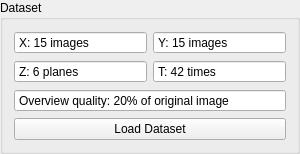
     <widget class="QGroupBox" name="groupBox_Dataset">
      <property name="sizePolicy">
       <sizepolicy hsizetype="Preferred" vsizetype="Maximum">
        <horstretch>0</horstretch>
        <verstretch>0</verstretch>
       </sizepolicy>
      </property>
      <property name="minimumSize">
       <size>
        <width>300</width>
        <height>0</height>
       </size>
      </property>
      <property name="maximumSize">
       <size>
        <width>300</width>
        <height>16777215</height>
       </size>
      </property>
      <property name="title">
       <string>Dataset</string>
      </property>
      <layout class="QGridLayout" name="gridLayout_10">
       <item row="3" column="0" colspan="2">
        <widget class="QPushButton" name="pushButton_DataLoad">
         <property name="text">
          <string>Load Dataset</string>
         </property>
        </widget>
       </item>
       <item row="0" column="0">
        <widget class="QSpinBox" name="spinBox_DataDim_X">
         <property name="buttonSymbols">
          <enum>QAbstractSpinBox::NoButtons</enum>
         </property>
         <property name="suffix">
          <string> images</string>
         </property>
         <property name="prefix">
          <string>X: </string>
         </property>
         <property name="minimum">
          <number>1</number>
         </property>
         <property name="value">
          <number>15</number>
         </property>
        </widget>
       </item>
       <item row="0" column="1">
        <widget class="QSpinBox" name="spinBox_DataDim_Y">
         <property name="buttonSymbols">
          <enum>QAbstractSpinBox::NoButtons</enum>
         </property>
         <property name="suffix">
          <string> images</string>
         </property>
         <property name="prefix">
          <string>Y: </string>
         </property>
         <property name="minimum">
          <number>1</number>
         </property>
         <property name="value">
          <number>15</number>
         </property>
        </widget>
       </item>
       <item row="1" column="1">
        <widget class="QSpinBox" name="spinBox_DataDim_T">
         <property name="buttonSymbols">
          <enum>QAbstractSpinBox::NoButtons</enum>
         </property>
         <property name="suffix">
          <string> times</string>
         </property>
         <property name="prefix">
          <string>T: </string>
         </property>
         <property name="minimum">
          <number>1</number>
         </property>
         <property name="value">
          <number>42</number>
         </property>
        </widget>
       </item>
       <item row="1" column="0">
        <widget class="QSpinBox" name="spinBox_DataDim_Z">
         <property name="buttonSymbols">
          <enum>QAbstractSpinBox::NoButtons</enum>
         </property>
         <property name="suffix">
          <string> planes</string>
         </property>
         <property name="prefix">
          <string>Z: </string>
         </property>
         <property name="minimum">
          <number>1</number>
         </property>
         <property name="value">
          <number>6</number>
         </property>
        </widget>
       </item>
       <item row="2" column="0" colspan="2">
        <widget class="QDoubleSpinBox" name="doubleSpinBox_OverviewQuality">
         <property name="buttonSymbols">
          <enum>QAbstractSpinBox::NoButtons</enum>
         </property>
         <property name="prefix">
          <string>Overview quality: </string>
         </property>
         <property name="suffix">
          <string>% of original image</string>
         </property>
         <property name="decimals">
          <number>0</number>
         </property>
         <property name="minimum">
          <double>1.000000000000000</double>
         </property>
         <property name="value">
          <double>20.000000000000000</double>
         </property>
        </widget>
       </item>
      </layout>
     </widget>
